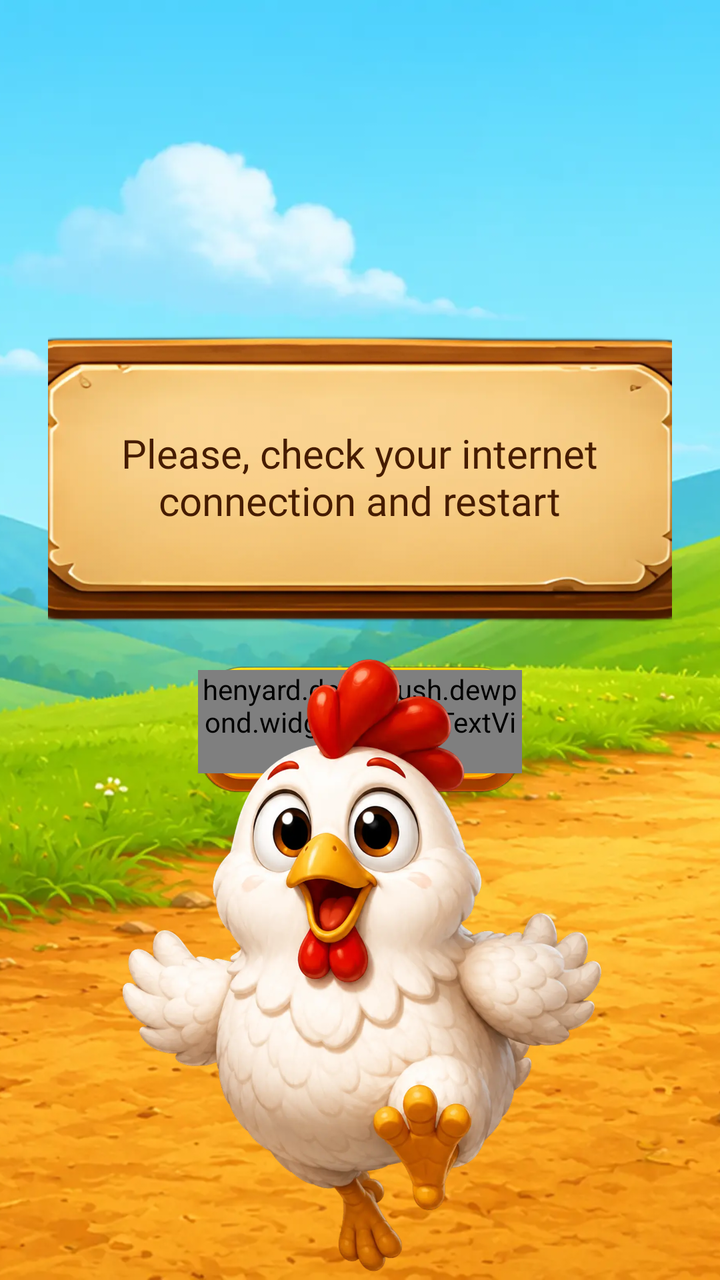
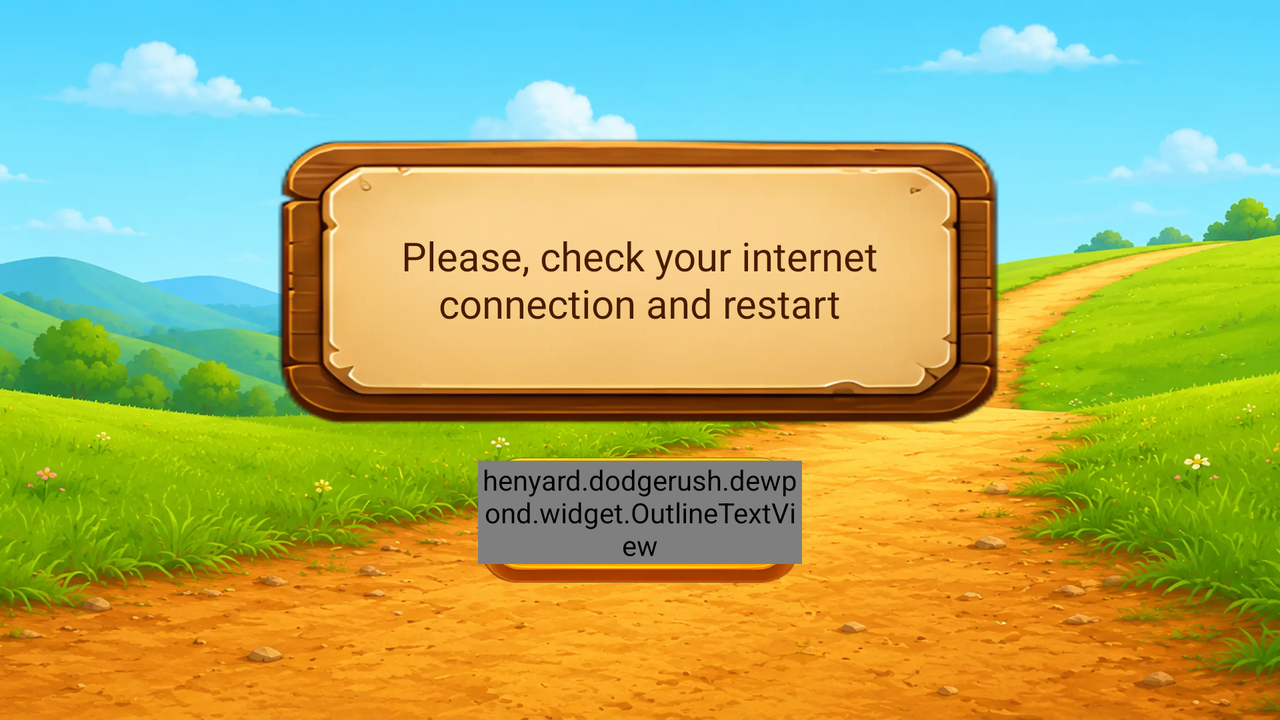

One screen, two layout resources from the same app: the default and the repository's alternative for another configuration. Each is rendered where Android would select it; the XML of both is given below.
<!-- AndroidManifest.xml: application theme Theme.HenyardDodge -->
<!-- res/layout/fragment_no_internet.xml -->
<?xml version="1.0" encoding="utf-8"?>
<androidx.constraintlayout.widget.ConstraintLayout xmlns:android="http://schemas.android.com/apk/res/android"
    xmlns:app="http://schemas.android.com/apk/res-auto"
    android:layout_width="match_parent"
    android:layout_height="match_parent"
    android:background="@color/sky_blue">

    
    <ImageView
        android:layout_width="0dp"
        android:layout_height="0dp"
        android:contentDescription="@null"
        android:scaleType="centerCrop"
        android:src="@drawable/bg_3"
        app:layout_constraintBottom_toBottomOf="parent"
        app:layout_constraintEnd_toEndOf="parent"
        app:layout_constraintStart_toStartOf="parent"
        app:layout_constraintTop_toTopOf="parent" />

    
    <androidx.constraintlayout.widget.Guideline
        android:id="@+id/glContentY"
        android:layout_width="wrap_content"
        android:layout_height="wrap_content"
        android:orientation="horizontal"
        app:layout_constraintGuide_percent="0.44" />

    <LinearLayout
        android:layout_width="wrap_content"
        android:layout_height="wrap_content"
        android:gravity="center"
        android:orientation="vertical"
        android:paddingHorizontal="24dp"
        app:layout_constraintBottom_toBottomOf="@id/glContentY"
        app:layout_constraintEnd_toEndOf="parent"
        app:layout_constraintStart_toStartOf="parent"
        app:layout_constraintTop_toTopOf="@id/glContentY">

        <FrameLayout
            android:layout_width="@dimen/dialog_plate_width"
            android:layout_height="@dimen/dialog_plate_height">

            <ImageView
                android:layout_width="match_parent"
                android:layout_height="match_parent"
                android:contentDescription="@null"
                android:scaleType="fitXY"
                android:src="@drawable/no_internet_table" />

            <TextView
                style="@style/Text.Henyard.DialogMessage.Large"
                android:layout_width="269dp"
                android:layout_height="wrap_content"
                android:layout_gravity="center"
                android:gravity="center"
                android:text="@string/no_internet_message" />
        </FrameLayout>

        <FrameLayout
            android:layout_width="162dp"
            android:layout_height="63dp"
            android:layout_marginTop="22dp">

            <include
                android:id="@+id/btnRestart"
                layout="@layout/widget_button_yellow"
                android:layout_width="match_parent"
                android:layout_height="match_parent" />

            <ProgressBar
                android:id="@+id/restartProgress"
                android:layout_width="32dp"
                android:layout_height="32dp"
                android:layout_gravity="center"
                android:indeterminateTint="@color/wood_brown_dark"
                android:visibility="gone" />
        </FrameLayout>
    </LinearLayout>

    <ImageView
        android:layout_width="280dp"
        android:layout_height="320dp"
        android:adjustViewBounds="true"
        android:contentDescription="@string/cd_no_internet"
        android:scaleType="fitCenter"
        android:src="@drawable/hen_run"
        app:layout_constraintBottom_toBottomOf="parent"
        app:layout_constraintEnd_toEndOf="parent"
        app:layout_constraintStart_toStartOf="parent" />

</androidx.constraintlayout.widget.ConstraintLayout>
<!-- res/layout/widget_button_yellow.xml (included above) -->
<?xml version="1.0" encoding="utf-8"?>
<FrameLayout xmlns:android="http://schemas.android.com/apk/res/android"
    android:layout_width="wrap_content"
    android:layout_height="wrap_content"
    android:background="?attr/selectableItemBackgroundBorderless">

    <ImageView
        android:layout_width="match_parent"
        android:layout_height="match_parent"
        android:contentDescription="@null"
        android:scaleType="fitXY"
        android:src="@drawable/btn_yellow" />

    <henyard.dodgerush.dewpond.widget.OutlineTextView
        android:id="@+id/label"
        style="@style/Text.Henyard.ShopTitle"
        android:layout_width="wrap_content"
        android:layout_height="wrap_content"
        android:layout_gravity="center"
        android:layout_marginBottom="4dp"
        android:textSize="@dimen/text_play" />
</FrameLayout>
<!-- resources referenced by this layout -->
<resources>
  <color name="sky_blue">#FF5FB8E8</color>
  <color name="wood_brown_dark">#FF5E3A17</color>
  <dimen name="dialog_plate_height">144dp</dimen>
  <dimen name="dialog_plate_width">362dp</dimen>
  <dimen name="text_play">30sp</dimen>
  <!-- drawable bg_3: webp bitmap (drawable-nodpi, 209512 bytes) -->
  <!-- drawable btn_yellow: png bitmap (drawable-nodpi, 126293 bytes) -->
  <!-- drawable hen_run: webp bitmap (drawable-nodpi, 85668 bytes) -->
  <!-- drawable no_internet_table: png bitmap (drawable-nodpi, 678657 bytes) -->
  <string name="cd_no_internet">No internet connection</string>
  <string name="no_internet_message">Please, check your internet connection and restart</string>
  <style name="Text.Henyard.DialogMessage.Large">
          <item name="android:textSize">@dimen/text_dialog_message_lg</item>
      </style>
  <style name="Text.Henyard.ShopTitle" parent="Text.Henyard.Outlined">
          <item name="android:textSize">@dimen/text_shop_title</item>
          <item name="android:textColor">@color/white</item>
          <item name="android:fontFamily">@font/fredoka_bold</item>
          <item name="fontFamily">@font/fredoka_bold</item>
          <item name="outlineColor">@color/shop_text_brown</item>
          <item name="outlineWidth">2dp</item>
          <item name="android:gravity">center</item>
          <item name="android:maxLines">1</item>
      </style>
  <style name="Theme.HenyardDodge" parent="Base.Theme.HenyardDodge" />
  <dimen name="text_dialog_message_lg">20sp</dimen>
  <style name="Text.Henyard.Outlined" parent="Text.Henyard">
          <item name="android:textColor">@color/white</item>
          <item name="android:fontVariationSettings">"'wght' 700"</item>
          <item name="outlineColor">@color/text_stroke</item>
          <item name="outlineWidth">4dp</item>
          <item name="fontFamily">@font/fredoka</item>
      </style>
  <dimen name="text_shop_title">13sp</dimen>
  <color name="white">#FFFFFFFF</color>
  <color name="shop_text_brown">#FF834005</color>
  <style name="Base.Theme.HenyardDodge" parent="Theme.Material3.DayNight.NoActionBar">
          <item name="android:windowNoTitle">true</item>
          <item name="android:windowActionBar">false</item>
          <item name="android:statusBarColor">@android:color/transparent</item>
          <item name="android:navigationBarColor">@android:color/transparent</item>
          <item name="android:windowLightStatusBar">false</item>
          <item name="android:windowBackground">@color/sky_blue</item>
      </style>
  <style name="Text.Henyard" parent="@android:style/TextAppearance">
          <item name="android:fontFamily">@font/fredoka</item>
          <item name="android:textColor">@color/white</item>
          <item name="android:includeFontPadding">false</item>
      </style>
  <color name="text_stroke">#FFC34800</color>
</resources>
<!-- res/layout-land/fragment_no_internet.xml (the repository's variant of the layout above) -->
<!-- drawn on the phone turned sideways -->
<?xml version="1.0" encoding="utf-8"?>
<androidx.constraintlayout.widget.ConstraintLayout xmlns:android="http://schemas.android.com/apk/res/android"
    xmlns:app="http://schemas.android.com/apk/res-auto"
    android:layout_width="match_parent"
    android:layout_height="match_parent"
    android:background="@color/sky_blue">

    
    <ImageView
        android:layout_width="0dp"
        android:layout_height="0dp"
        android:contentDescription="@null"
        android:scaleType="centerCrop"
        android:src="@drawable/bg_3"
        app:layout_constraintBottom_toBottomOf="parent"
        app:layout_constraintEnd_toEndOf="parent"
        app:layout_constraintStart_toStartOf="parent"
        app:layout_constraintTop_toTopOf="parent" />

    <androidx.constraintlayout.widget.Guideline
        android:id="@+id/glContentY"
        android:layout_width="wrap_content"
        android:layout_height="wrap_content"
        android:orientation="horizontal"
        app:layout_constraintGuide_percent="0.5" />

    <LinearLayout
        android:layout_width="wrap_content"
        android:layout_height="wrap_content"
        android:gravity="center"
        android:orientation="vertical"
        android:paddingHorizontal="24dp"
        app:layout_constraintBottom_toBottomOf="@id/glContentY"
        app:layout_constraintEnd_toEndOf="parent"
        app:layout_constraintStart_toStartOf="parent"
        app:layout_constraintTop_toTopOf="@id/glContentY">

        <FrameLayout
            android:layout_width="@dimen/dialog_plate_width"
            android:layout_height="@dimen/dialog_plate_height">

            <ImageView
                android:layout_width="match_parent"
                android:layout_height="match_parent"
                android:contentDescription="@null"
                android:scaleType="fitXY"
                android:src="@drawable/no_internet_table" />

            <TextView
                style="@style/Text.Henyard.DialogMessage.Large"
                android:layout_width="269dp"
                android:layout_height="wrap_content"
                android:layout_gravity="center"
                android:gravity="center"
                android:text="@string/no_internet_message" />
        </FrameLayout>

        <FrameLayout
            android:layout_width="162dp"
            android:layout_height="63dp"
            android:layout_marginTop="16dp">

            <include
                android:id="@+id/btnRestart"
                layout="@layout/widget_button_yellow"
                android:layout_width="match_parent"
                android:layout_height="match_parent" />

            <ProgressBar
                android:id="@+id/restartProgress"
                android:layout_width="32dp"
                android:layout_height="32dp"
                android:layout_gravity="center"
                android:indeterminateTint="@color/wood_brown_dark"
                android:visibility="gone" />
        </FrameLayout>
    </LinearLayout>

    <ImageView
        android:layout_width="230dp"
        android:layout_height="280dp"
        android:adjustViewBounds="true"
        android:contentDescription="@string/cd_no_internet"
        android:scaleType="fitCenter"
        android:src="@drawable/running_chicken"
        app:layout_constraintBottom_toBottomOf="parent"
        app:layout_constraintEnd_toEndOf="parent" />

</androidx.constraintlayout.widget.ConstraintLayout>
<!-- resources referenced by the variant -->
<!-- as the phone turned sideways resolves them -->
<resources>
  <color name="sky_blue">#FF5FB8E8</color>
  <color name="wood_brown_dark">#FF5E3A17</color>
  <dimen name="dialog_plate_height">144dp</dimen>
  <dimen name="dialog_plate_width">362dp</dimen>
  <dimen name="text_play">30sp</dimen>
  <!-- drawable bg_3: webp bitmap (drawable-nodpi, 209512 bytes) -->
  <!-- drawable btn_yellow: png bitmap (drawable-nodpi, 126293 bytes) -->
  <!-- drawable no_internet_table: png bitmap (drawable-nodpi, 678657 bytes) -->
  <string name="cd_no_internet">No internet connection</string>
  <string name="no_internet_message">Please, check your internet connection and restart</string>
  <style name="Text.Henyard.DialogMessage.Large">
          <item name="android:textSize">@dimen/text_dialog_message_lg</item>
      </style>
  <style name="Text.Henyard.ShopTitle" parent="Text.Henyard.Outlined">
          <item name="android:textSize">@dimen/text_shop_title</item>
          <item name="android:textColor">@color/white</item>
          <item name="android:fontFamily">@font/fredoka_bold</item>
          <item name="fontFamily">@font/fredoka_bold</item>
          <item name="outlineColor">@color/shop_text_brown</item>
          <item name="outlineWidth">2dp</item>
          <item name="android:gravity">center</item>
          <item name="android:maxLines">1</item>
      </style>
  <style name="Theme.HenyardDodge" parent="Base.Theme.HenyardDodge" />
  <dimen name="text_dialog_message_lg">20sp</dimen>
  <style name="Text.Henyard.Outlined" parent="Text.Henyard">
          <item name="android:textColor">@color/white</item>
          <item name="android:fontVariationSettings">"'wght' 700"</item>
          <item name="outlineColor">@color/text_stroke</item>
          <item name="outlineWidth">4dp</item>
          <item name="fontFamily">@font/fredoka</item>
      </style>
  <dimen name="text_shop_title">13sp</dimen>
  <color name="white">#FFFFFFFF</color>
  <color name="shop_text_brown">#FF834005</color>
  <style name="Base.Theme.HenyardDodge" parent="Theme.Material3.DayNight.NoActionBar">
          <item name="android:windowNoTitle">true</item>
          <item name="android:windowActionBar">false</item>
          <item name="android:statusBarColor">@android:color/transparent</item>
          <item name="android:navigationBarColor">@android:color/transparent</item>
          <item name="android:windowLightStatusBar">false</item>
          <item name="android:windowBackground">@color/sky_blue</item>
      </style>
  <style name="Text.Henyard" parent="@android:style/TextAppearance">
          <item name="android:fontFamily">@font/fredoka</item>
          <item name="android:textColor">@color/white</item>
          <item name="android:includeFontPadding">false</item>
      </style>
  <color name="text_stroke">#FFC34800</color>
</resources>
